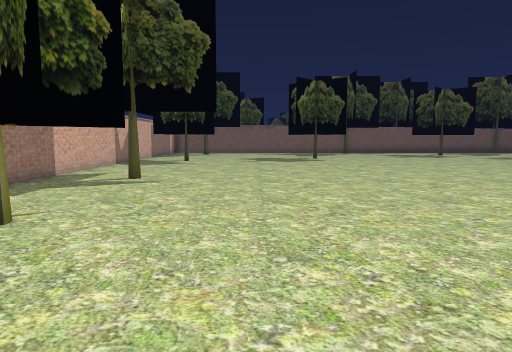
view 1 (above)

12 first-person views from a walk through a Unity game level. The camera is 1.2 m above the floor, tilts 6° down and sees 70° across. Doors are open. The floor is counted in squares, 0.9 m on a side. Each view is taken from the middle of a square. On the plan, view 1 faces up. The plan holds only what a view shows up to about 15 squares ahead; the rest is blank. The place goes on beyond the plan. The player character is not drawn.

view 2
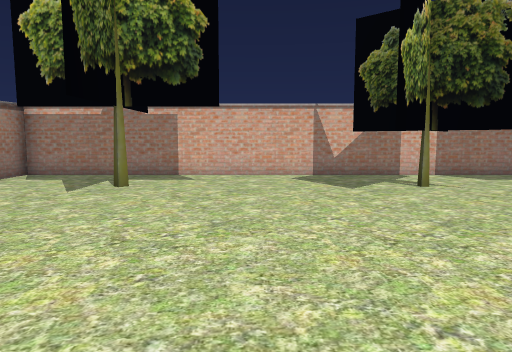

view 3
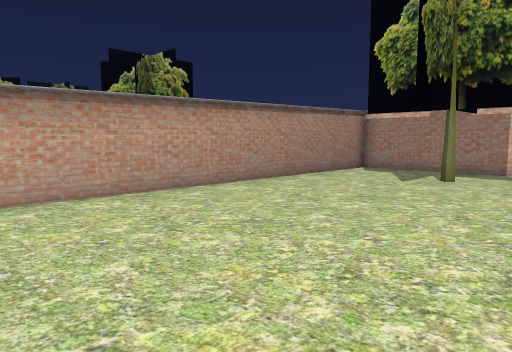

view 4
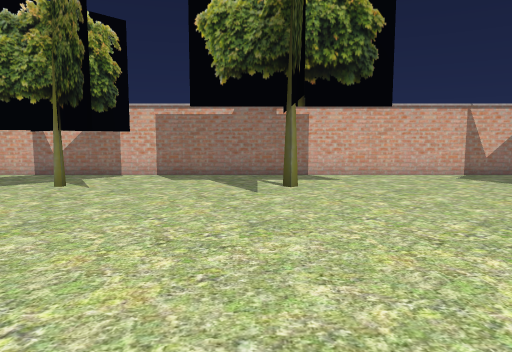

view 5
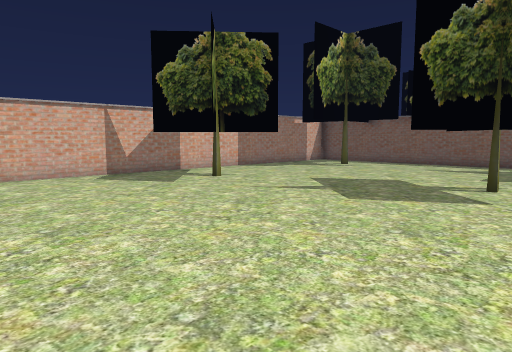

view 6
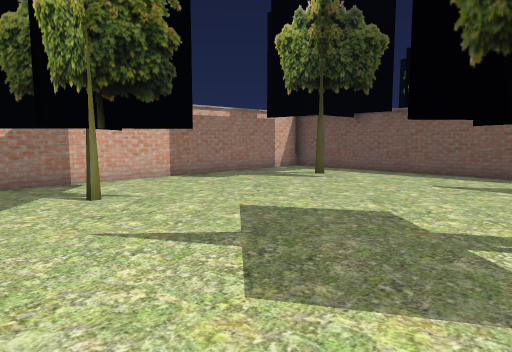

view 7
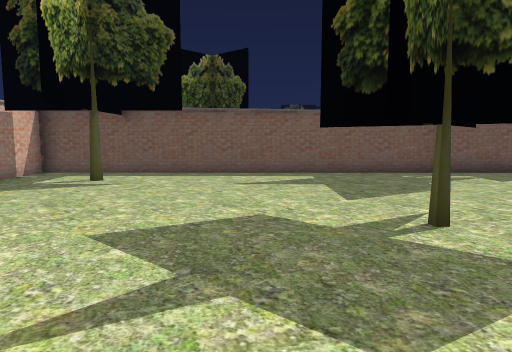

view 8
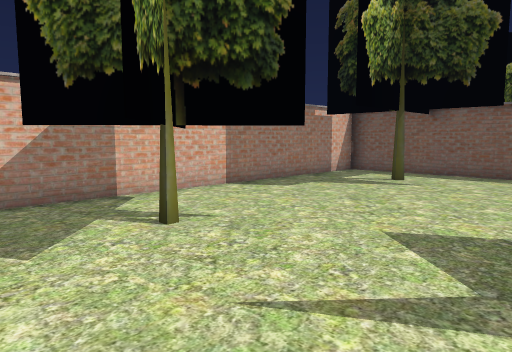

view 9
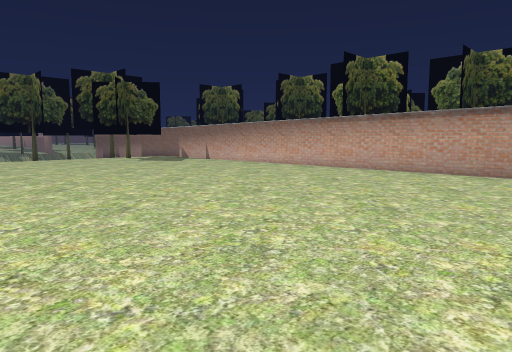

view 10
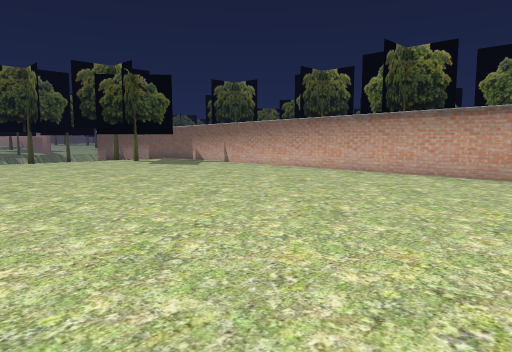

view 11
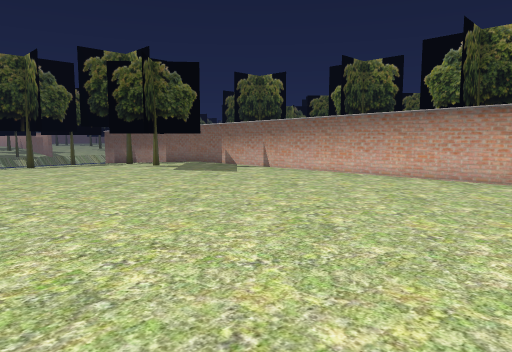

view 12
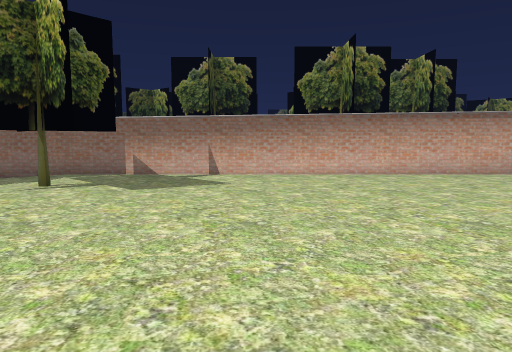

### Floor plan
Key: @ floor where view 1 was taken; # wall or solid block; . floor; ^ raised ledge; T thing the floor can be seen under or through.
Columns run from 7 left of view 1 to 27 right of it. Each row starts with its distance up from view 1.
 32 ###################
 31 #.............  ..
 30 #................
 29 #................
 28 #...............
 27 #..............
 26 #..............
 25 #........ ..
 24 #.........TT
 23 #......... T
 22 #.#.T.....T.
 21 #..T.........
 20 #.#. ........
 19 #............
 18 #............
 17 #............
 16 #.............
 15 #.................
 14 #.................
 13 #................
 12 #..#............
 11 #...............
 10 #..............
  9 #.............
  8 #.............
  7 #.T.T........
  6 #. TT............        .
  5 #.TT .................
  4 #... .......................
  3 #.............................
  2 #................................
  1 #................................
  0 #......@........................
 -1 #..............................
 -2 #...............................
 -3 #..#.......................... .
 -4 #..............................#
 -5 #.............................#.
 -6 #.................................
 -7 ########################^^^^^^^^^^^

Where each view was taken, in squares from view 1:
view 1: 0 up, 0 right, facing up
view 2: 1 up, 6 right, facing left
view 3: 1 up, 8 right, facing down-left
view 4: 11 up, 6 right, facing left
view 5: 13 up, 6 right, facing up-left
view 6: 18 up, 4 right, facing up-left
view 7: 18 up, 1 right, facing up
view 8: 18 up, 1 right, facing up-left
view 9: 7 up, 1 right, facing down-right
view 10: 6 up, 4 right, facing down-right
view 11: 5 up, 8 right, facing down-right
view 12: 6 up, 18 right, facing down
